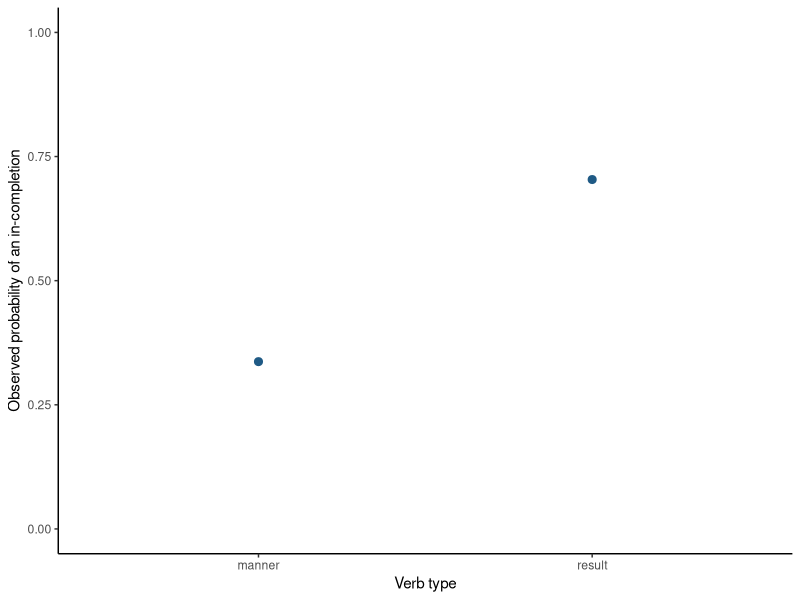

Write R code to recreate this figure.
## ---- chunk 1
#| label: observed-odds
#| echo: true
st <- read.csv("data/supertelicity/supertelicity-cloze.csv")
st$verb_type <- factor(st$verb_type, levels = c("manner", "result"))
summary_table <- aggregate(prep_in ~ verb_type, st, mean)
summary_table$n <- as.integer(table(st$verb_type))
summary_table$odds <- with(summary_table, prep_in / (1 - prep_in))
summary_table$log_odds <- log(summary_table$odds)
summary_table
## ---- chunk 2
#| label: compare-ratios
#| echo: true
probability_ratio <- summary_table$prep_in[[2L]] / summary_table$prep_in[[1L]]
odds_ratio <- summary_table$odds[[2L]] / summary_table$odds[[1L]]
log_odds_difference <- diff(summary_table$log_odds)
c(probability_ratio = probability_ratio, odds_ratio = odds_ratio,
  exp_log_odds_difference = exp(log_odds_difference))
## ---- chunk 3
#| label: plot-observed-probabilities
#| echo: true
library(ggplot2)
ggplot(summary_table, aes(verb_type, prep_in)) +
  geom_point(size = 2.4, color = "#1F5A85") +
  coord_cartesian(ylim = c(0, 1)) +
  labs(x = "Verb type", y = "Observed probability of an in-completion") +
  theme_classic()
